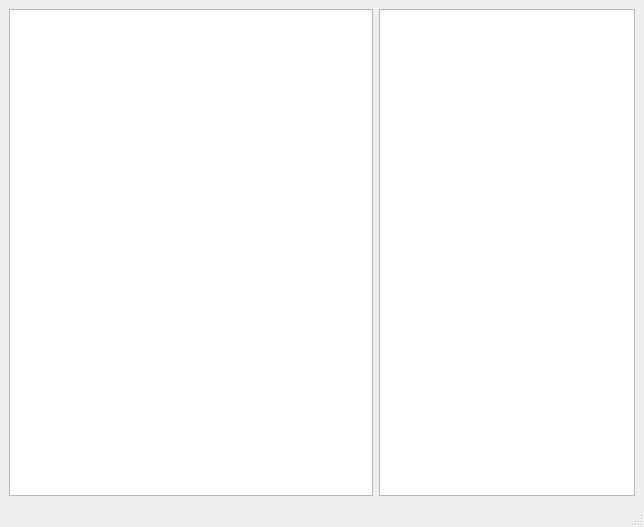
<?xml version="1.0" encoding="UTF-8"?>
<ui version="4.0">
 <class>MainWindow</class>
 <widget class="QMainWindow" name="MainWindow">
  <property name="geometry">
   <rect>
    <x>0</x>
    <y>0</y>
    <width>644</width>
    <height>527</height>
   </rect>
  </property>
  <property name="windowTitle">
   <string>MainWindow</string>
  </property>
  <widget class="QWidget" name="centralwidget">
   <layout class="QHBoxLayout" name="horizontalLayout" stretch="1,0">
    <item>
     <widget class="QGraphicsView" name="mainView"/>
    </item>
    <item alignment="Qt::AlignHCenter">
     <widget class="QTableView" name="tableView">
      <property name="sizeAdjustPolicy">
       <enum>QAbstractScrollArea::AdjustIgnored</enum>
      </property>
     </widget>
    </item>
   </layout>
  </widget>
  <widget class="QMenuBar" name="menubar">
   <property name="geometry">
    <rect>
     <x>0</x>
     <y>0</y>
     <width>644</width>
     <height>22</height>
    </rect>
   </property>
  </widget>
  <widget class="QStatusBar" name="statusbar"/>
 </widget>
 <resources/>
 <connections/>
</ui>
